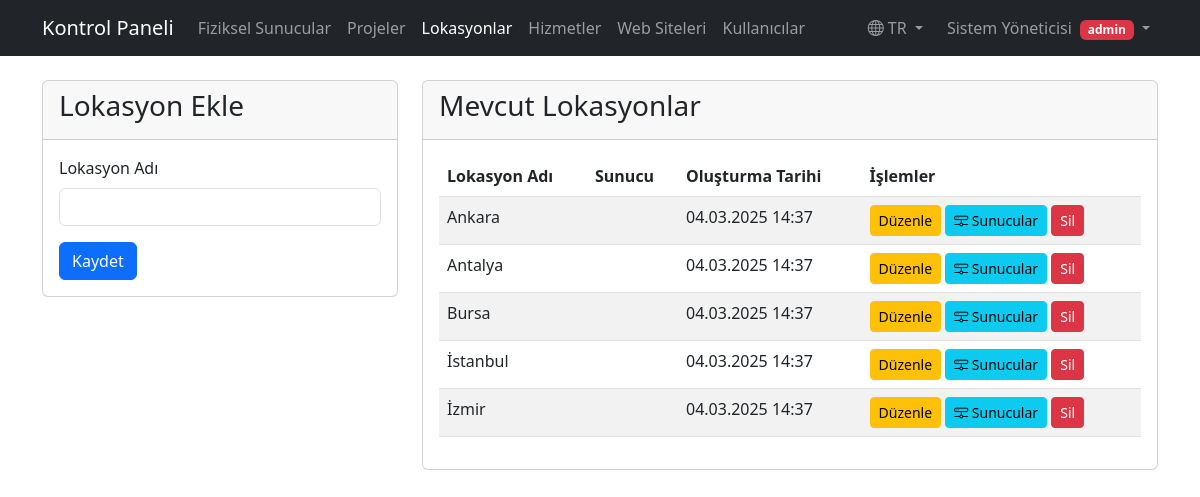
The app's page /lokasyon_ekle.php (signed in) with its own data.
### tables this page shows
CREATE TABLE IF NOT EXISTS lokasyonlar (
    id INT AUTO_INCREMENT PRIMARY KEY,
    lokasyon_adi VARCHAR(100) NOT NULL,
    olusturma_tarihi TIMESTAMP DEFAULT CURRENT_TIMESTAMP
);

### config/language.php (called while the page is built, shortened)
<?php
class Language
{
    private static $instance = null;
    private $messages = [];
    private $currentLang = 'tr';
    public static function getInstance()
    {
        if (self::$instance === null) {
            self::$instance = new self();
        }
        return self::$instance;
    }
    private function loadLanguage()
    {
        $langFile = dirname(__DIR__) . '/languages/' . $this->currentLang . '/messages.php';
        if (file_exists($langFile)) {
            $this->messages = require $langFile;
        }
    }
    public function get($key, $params = [])
    {
        $message = isset($this->messages[$key]) ? $this->messages[$key] : $key;
        return $message;
    }
    public function getCurrentLang()
    {
        return $this->currentLang;
    }
}

### lokasyon_ekle.php (the view, shortened to what this page needs)
<?php
require_once __DIR__ . '/config/database.php';
require_once __DIR__ . '/config/language.php';
$language = Language::getInstance();
$duzenle_mod = false;
$lokasyon = null;
$sql_lokasyonlar = "SELECT l.*,
                    (SELECT COUNT(*) FROM fiziksel_sunucular WHERE lokasyon_id = l.id) as fiziksel_sayi,
                    (SELECT COUNT(*) FROM sanal_sunucular ss
                     INNER JOIN fiziksel_sunucular fs ON ss.fiziksel_sunucu_id = fs.id
                     WHERE fs.lokasyon_id = l.id) as sanal_sayi,
                    (SELECT COUNT(*) FROM fiziksel_sunucular WHERE lokasyon_id = l.id) as sunucu_sayisi
                    FROM lokasyonlar l
                    ORDER BY l.lokasyon_adi";
$result_lokasyonlar = mysqli_query($conn, $sql_lokasyonlar);
?>
<!DOCTYPE html>
<html lang="<?php echo $language->getCurrentLang(); ?>">
<head>
    <link href="https://cdn.jsdelivr.net/npm/bootstrap@5.3.0/dist/css/bootstrap.min.css" rel="stylesheet">
    <link rel="stylesheet" href="https://cdn.jsdelivr.net/npm/bootstrap-icons@1.11.3/font/bootstrap-icons.min.css">
</head>
<body>
    <?php require_once __DIR__ . '/header.php'; ?>
    <div class="container">
        <div class="row">
            <div class="col-md-4">
                <div class="card">
                    <div class="card-header">
                        <h1 class="card-title h3"><?php echo $duzenle_mod ? $language->get('edit_location_title') : $language->get('add_new_location_title'); ?></h1>
                    </div>
                    <div class="card-body">
                        <form method="POST">
                            <div class="mb-3">
                                <label for="lokasyon_adi" class="form-label"><?php echo $language->get('location_name'); ?></label>
                                <input type="text" class="form-control" id="lokasyon_adi" name="lokasyon_adi"
                                    value="<?php echo $duzenle_mod ? $lokasyon['lokasyon_adi'] : (isset($_POST['lokasyon_adi']) ? $_POST['lokasyon_adi'] : ''); ?>"
                                    required>
                            </div>
                            <button type="submit" class="btn btn-primary">
                                <?php echo $duzenle_mod ? $language->get('update') : $language->get('save'); ?>
                            </button>
                        </form>
                    </div>
                </div>
            </div>
            <div class="col-md-8">
                <div class="card">
                    <div class="card-header">
                        <h2 class="card-title h3"><?php echo $language->get('existing_locations'); ?></h2>
                    </div>
                    <div class="card-body">
                        <div class="table-responsive">
                            <table class="table table-hover table-striped table-responsive">
                                <thead>
                                    <tr>
                                        <th><?php echo $language->get('location_name'); ?></th>
                                        <th><?php echo $language->get('server_info'); ?></th>
                                        <th><?php echo $language->get('created_at'); ?></th>
                                        <th><?php echo $language->get('actions'); ?></th>
                                    </tr>
                                </thead>
                                <tbody>
                                    <?php
                                    mysqli_data_seek($result_lokasyonlar, 0);
                                    while ($row = mysqli_fetch_assoc($result_lokasyonlar)):
                                    ?>
                                        <tr>
                                            <td><?php echo $row['lokasyon_adi']; ?></td>
                                            <td>
                                            </td>
                                            <td><?php echo date('d.m.Y H:i', strtotime($row['olusturma_tarihi'])); ?></td>
                                            <td>
                                                <a href="lokasyon_ekle.php?id=<?php echo $row['id']; ?>" class="btn btn-sm btn-warning"><?php echo $language->get('edit'); ?></a>
                                                <a href="lokasyon_sunucu.php?id=<?php echo $row['id']; ?>" class="btn btn-sm btn-info">
                                                    <i class="bi bi-hdd-network"></i> <?php echo $language->get('servers'); ?>
                                                </a>
                                                <?php if ($row['sunucu_sayisi'] == 0): ?>
                                                    <a href="lokasyon_sil.php?id=<?php echo $row['id']; ?>"
                                                        class="btn btn-sm btn-danger"
                                                        onclick="return confirm('<?php echo $language->get('confirm_delete_location'); ?>')"><?php echo $language->get('delete'); ?></a>
                                                <?php endif; ?>
                                            </td>
                                        </tr>
                                    <?php endwhile; ?>
                                </tbody>
                            </table>
                        </div>
                    </div>
                </div>
            </div>
        </div>
    </div>
</body>
</html>

### records on screen
lokasyonlar: lokasyon_adi "Ankara", olusturma_tarihi "04.03.2025 14:37"
lokasyonlar: lokasyon_adi "Antalya", olusturma_tarihi "04.03.2025 14:37"
lokasyonlar: lokasyon_adi "Bursa", olusturma_tarihi "04.03.2025 14:37"
lokasyonlar: lokasyon_adi "İstanbul", olusturma_tarihi "04.03.2025 14:37"
lokasyonlar: lokasyon_adi "İzmir", olusturma_tarihi "04.03.2025 14:37"

### other values on screen
$language->get('dashboard') "Kontrol Paneli"
$language->get('physical_servers') "Fiziksel Sunucular"
$language->get('projects') "Projeler"
$language->get('locations') "Lokasyonlar"
$language->get('services') "Hizmetler"
$language->get('web_sites') "Web Siteleri"
$language->get('users') "Kullanıcılar"
$language->getCurrentLang() "TR"
$_SESSION['ad_soyad'] "Sistem Yöneticisi"
$_SESSION['rol'] "admin"
$language->get('add_new_location_title') "Lokasyon Ekle"
$language->get('location_name') "Lokasyon Adı"
$language->get('save') "Kaydet"
$language->get('existing_locations') "Mevcut Lokasyonlar"
$language->get('server_info') "Sunucu"
